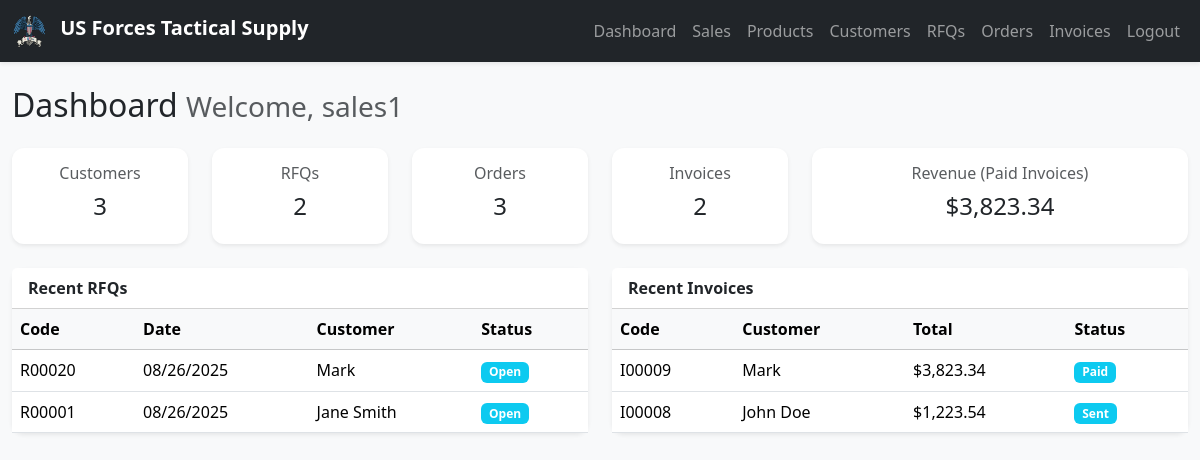
The app's page /public/dashboard.php (signed in) with its own data.
### tables this page shows
CREATE TABLE `rfqs` (
  `id` int(11) NOT NULL,
  `code` varchar(20) DEFAULT NULL,
  `customer_id` int(11) NOT NULL,
  `status` enum('Open','Won','Lost') DEFAULT 'Open',
  `total_price` decimal(12,2) DEFAULT 0.00,
  `created_at` timestamp NOT NULL DEFAULT current_timestamp()
);

CREATE TABLE `customers` (
  `id` int(11) NOT NULL,
  `code` varchar(20) DEFAULT NULL,
  `name` varchar(100) NOT NULL,
  `company` varchar(150) DEFAULT NULL,
  `email` varchar(100) DEFAULT NULL,
  `phone` varchar(50) DEFAULT NULL,
  `tax_id` varchar(50) DEFAULT NULL,
  `address` text DEFAULT NULL,
  `created_at` timestamp NOT NULL DEFAULT current_timestamp()
);

CREATE TABLE `invoices` (
  `id` int(11) NOT NULL,
  `code` varchar(20) DEFAULT NULL,
  `order_id` int(11) NOT NULL,
  `status` enum('Draft','Sent','Paid','Overdue') DEFAULT 'Draft',
  `total_amount` decimal(12,2) DEFAULT 0.00,
  `due_date` date DEFAULT NULL,
  `paid_date` date DEFAULT NULL,
  `created_at` date NOT NULL DEFAULT current_timestamp()
);

### includes/auth.php (called while the page is built, shortened)
<?php
function is_logged_in()
{
    return isset($_SESSION['user_id']);
}

### public/dashboard.php (the view, shortened to what this page needs)
<?php
include("../templates/header.php");
include("../templates/navbar.php");
include("../includes/auth.php");
$total_customers = mysqli_fetch_row(mysqli_query($conn, "SELECT COUNT(*) FROM customers"))[0];
$total_rfqs = mysqli_fetch_row(mysqli_query($conn, "SELECT COUNT(*) FROM rfqs"))[0];
$total_orders = mysqli_fetch_row(mysqli_query($conn, "SELECT COUNT(*) FROM orders"))[0];
$total_invoices = mysqli_fetch_row(mysqli_query($conn, "SELECT COUNT(*) FROM invoices"))[0];
$total_revenue = mysqli_fetch_row(mysqli_query($conn, "SELECT IFNULL(SUM(total_amount),0) FROM invoices WHERE status='Paid'"))[0];
$recent_rfqs = mysqli_query($conn, "
    SELECT r.id, r.code, r.created_at, r.status, c.name AS customer
    FROM rfqs r
    JOIN customers c ON r.customer_id=c.id
    ORDER BY r.id DESC LIMIT 5
");
$recent_invoices = mysqli_query($conn, "
    SELECT i.id, i.code, i.total_amount, i.status, i.created_at, c.name AS customer
    FROM invoices i
    JOIN orders o ON i.order_id=o.id
    JOIN customers c ON o.customer_id=c.id
    ORDER BY i.id DESC LIMIT 5
");
?>
<div class="container-fluid mt-4">
    <h2 class="mb-4">
        Dashboard
        <?php if (is_logged_in()) { ?>
            <small class="text-muted">Welcome, <?= htmlspecialchars($_SESSION['username']) ?></small>
        <?php } ?>
    </h2>
    <div class="row g-4 mb-4">
        <div class="col-md-2 col-6">
            <div class="card shadow-sm border-0 text-center">
                <div class="card-body">
                    <h6 class="text-muted">Customers</h6>
                    <h4><?= $total_customers ?></h4>
                </div>
            </div>
        </div>
        <div class="col-md-2 col-6">
            <div class="card shadow-sm border-0 text-center">
                <div class="card-body">
                    <h6 class="text-muted">RFQs</h6>
                    <h4><?= $total_rfqs ?></h4>
                </div>
            </div>
        </div>
        <div class="col-md-2 col-6">
            <div class="card shadow-sm border-0 text-center">
                <div class="card-body">
                    <h6 class="text-muted">Orders</h6>
                    <h4><?= $total_orders ?></h4>
                </div>
            </div>
        </div>
        <div class="col-md-2 col-6">
            <div class="card shadow-sm border-0 text-center">
                <div class="card-body">
                    <h6 class="text-muted">Invoices</h6>
                    <h4><?= $total_invoices ?></h4>
                </div>
            </div>
        </div>
        <div class="col-md-4 col-12">
            <div class="card shadow-sm border-0 text-center">
                <div class="card-body">
                    <h6 class="text-muted">Revenue (Paid Invoices)</h6>
                    <h4>$<?= number_format($total_revenue, 2) ?></h4>
                </div>
            </div>
        </div>
    </div>
    <div class="row g-4">
        <div class="col-md-6">
            <div class="card shadow-sm border-0">
                <div class="card-header bg-white fw-bold">Recent RFQs</div>
                <div class="card-body p-0">
                    <table class="table mb-0 table-hover align-middle">
                        <thead class="table-light">
                            <tr>
                                <th>Code</th>
                                <th>Date</th>
                                <th>Customer</th>
                                <th>Status</th>
                            </tr>
                        </thead>
                        <tbody>
                            <?php while ($r = mysqli_fetch_assoc($recent_rfqs)) { ?>
                                <tr onclick="window.location='../modules/rfq_edit.php?id=<?= $r['id'] ?>'"
                                    style="cursor:pointer;">
                                    <td><?= $r['code'] ?></td>
                                    <td><?= date("m/d/Y", strtotime($r['created_at'])) ?></td>
                                    <td><?= htmlspecialchars($r['customer']) ?></td>
                                    <td><span class="badge bg-info"><?= $r['status'] ?></span></td>
                                </tr>
                            <?php } ?>
                        </tbody>
                    </table>
                </div>
            </div>
        </div>
        <div class="col-md-6">
            <div class="card shadow-sm border-0">
                <div class="card-header bg-white fw-bold">Recent Invoices</div>
                <div class="card-body p-0">
                    <table class="table mb-0 table-hover align-middle">
                        <thead class="table-light">
                            <tr>
                                <th>Code</th>
                                <th>Customer</th>
                                <th>Total</th>
                                <th>Status</th>
                            </tr>
                        </thead>
                        <tbody>
                            <?php while ($i = mysqli_fetch_assoc($recent_invoices)) { ?>
                                <tr onclick="window.location='../modules/view_invoice.php?id=<?= $i['id'] ?>'"
                                    style="cursor:pointer;">
                                    <td><?= $i['code'] ?></td>
                                    <td><?= htmlspecialchars($i['customer']) ?></td>
                                    <td>$<?= number_format($i['total_amount'], 2) ?></td>
                                    <td><span class="badge bg-info"><?= $i['status'] ?></span></td>
                                </tr>
                            <?php } ?>
                        </tbody>
                    </table>
                </div>
            </div>
        </div>
    </div>
</div>
<?php include("../templates/footer.php"); ?>

### assets/style.css (style rules this page uses)
body { font-family: 'Segoe UI', Tahoma, sans-serif; }
.card { border-radius: 12px; }

### records on screen
rfqs: code "R00020", created_at "08/26/2025", customer.name "Mark", status "Open"
rfqs: code "R00001", created_at "08/26/2025", customer.name "Jane Smith", status "Open"
invoices: code "I00009", customers.name "Mark", total_amount "3,823.34", status "Paid"
invoices: code "I00008", customers.name "John Doe", total_amount "1,223.54", status "Sent"

### other values on screen
$_SESSION['username'] "sales1"
$total_customers "3"
$total_rfqs "2"
$total_orders "3"
$total_invoices "2"
$total_revenue "3,823.34"
